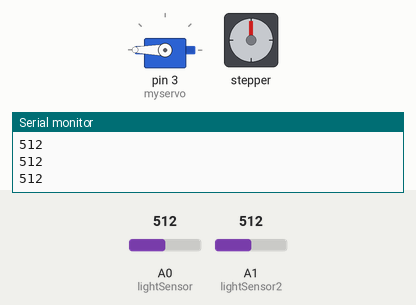
This sketch was run on a simulated Arduino Uno, built with avr-gcc and run on an emulated ATmega328P. On the bench: servo, stepper motor, the last lines printed to the serial monitor. Inputs (shaded band) come from the test bench; at power-on: A0 (lightSensor) = 512, A1 (lightSensor2) = 512. Stepper angles assume 2048 steps per turn.

Above: at 1.2 s.
1.3 s: A0 (lightSensor) set to 539
At 2.28 s:
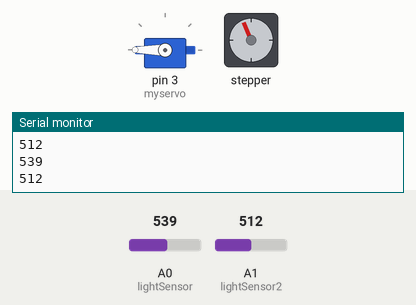
4.3 s: A1 (lightSensor2) set to 44
7.3 s: A1 (lightSensor2) set to 38
At 8.01 s:
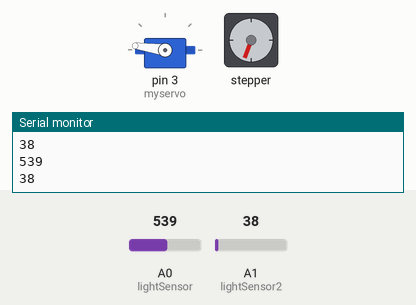
10.3 s: A0 (lightSensor) set to 51
13.3 s: A0 (lightSensor) set to 42
At 13.3 s:
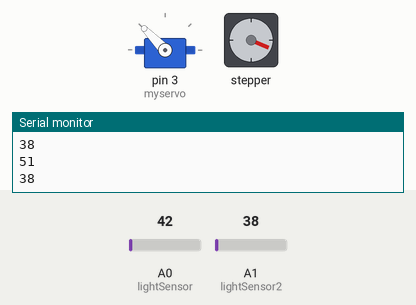
14.8 s: A1 (lightSensor2) set to 20
At 16.08 s:
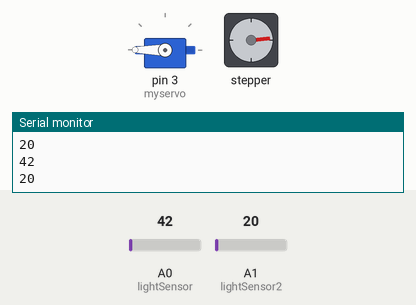
Timing chart, 0 to 27.4 s (numbered marks = the images above; inputs shaded):
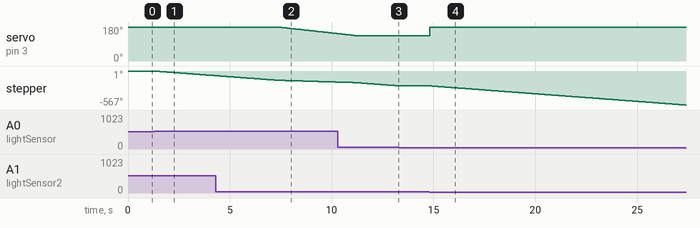

The sketch:

mec830project.ino
```cpp
// include Arduino stepper motor library
#include <Stepper.h>
#include <Servo.h>
// define number of steps per revolution
#define STEPS 32
// define stepper motor control pins
#define IN1  11
#define IN2  10
#define IN3   9
#define IN4   8
Servo myservo;
int lightSensor=A0,lightSensor2=A1;
int lightValue=0,lightValue2=0,pos=180,error=0;
bool lightDetected = false;
// initialize stepper library
Stepper stepper(STEPS, IN4, IN2, IN3, IN1);
// joystick pot output is connected to Arduino A0
void setup()

{
  myservo.attach(3);
  Serial.begin(9600);

}


void loop()

{
  lightValue= analogRead(lightSensor);
  lightValue2= analogRead(lightSensor2);
  error=abs(lightValue-lightValue2);
  Serial.println(lightValue);
  Serial.println(lightValue2);
  if (lightValue && lightValue2 >= 30)
  {
    lightDetected=true;
  }
  else
  {
    lightDetected=false;
    pos=180;
  }
  //LEFT & RIGHT
  if (lightValue > lightValue2 && error>10)
  {
   // set motor speed
   stepper.setSpeed(500);
   // move the motor (1 step)
   stepper.step(-5);
  }
  if (lightValue < lightValue2 && error >10)
  {
   // set motor speed
   stepper.setSpeed(500);
   // move the motor (1 step)
   stepper.step(5);
  }
  //UP & DOWN
  if (lightDetected == true)
  {
    if((lightValue && lightValue2 <= 40) && pos>=135)
    {
      pos--;
      delay(50);
    }
  }

  myservo.write(pos);
  delay(15);
}
```

Measured:
- the behaviour switches between 522 and 523 on A0 (lightSensor) (found by bisection; images 0 and 1)
- the behaviour switches between 41 and 40 on A1 (lightSensor2) (found by bisection; images 1 and 2)
- the behaviour switches between 49 and 48 on A0 (lightSensor) (found by bisection; images 2 and 3)
- after the input at 1.3 s, stepper: keeps turning counter-clockwise at about 26°/s, starting at once
- after the input at 7.3 s, servo on pin 3 (myservo): moves from 180° to 145° over 2.9 s, starting after 0.08 s
- after the input at 13.3 s, stepper: stops changing and stays -247°
- after the input at 14.8 s, servo on pin 3 (myservo): 134° → 180° at once; stepper: keeps turning counter-clockwise at about 26°/s, starting at once
